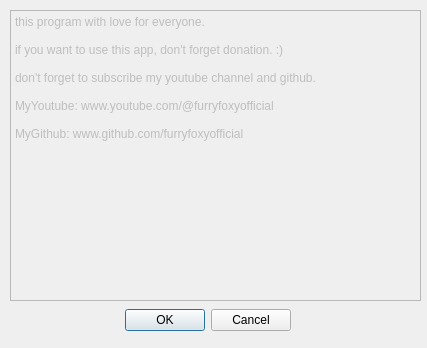
<?xml version="1.0" encoding="UTF-8"?>
<ui version="4.0">
 <class>AboutMe</class>
 <widget class="QDialog" name="AboutMe">
  <property name="geometry">
   <rect>
    <x>0</x>
    <y>0</y>
    <width>427</width>
    <height>348</height>
   </rect>
  </property>
  <property name="windowTitle">
   <string>Dialog</string>
  </property>
  <widget class="QDialogButtonBox" name="buttonBox">
   <property name="geometry">
    <rect>
     <x>10</x>
     <y>300</y>
     <width>281</width>
     <height>41</height>
    </rect>
   </property>
   <property name="orientation">
    <enum>Qt::Orientation::Horizontal</enum>
   </property>
   <property name="standardButtons">
    <set>QDialogButtonBox::StandardButton::Cancel|QDialogButtonBox::StandardButton::Ok</set>
   </property>
  </widget>
  <widget class="QPlainTextEdit" name="plainTextEdit">
   <property name="enabled">
    <bool>false</bool>
   </property>
   <property name="geometry">
    <rect>
     <x>10</x>
     <y>10</y>
     <width>411</width>
     <height>291</height>
    </rect>
   </property>
   <property name="plainText">
    <string>this program with love for everyone.

if you want to use this app, don't forget donation. :)

don't forget to subscribe my youtube channel and github. 

MyYoutube: www.youtube.com/@furryfoxyofficial

MyGithub: www.github.com/furryfoxyofficial</string>
   </property>
  </widget>
 </widget>
 <resources/>
 <connections>
  <connection>
   <sender>buttonBox</sender>
   <signal>accepted()</signal>
   <receiver>AboutMe</receiver>
   <slot>accept()</slot>
   <hints>
    <hint type="sourcelabel">
     <x>248</x>
     <y>254</y>
    </hint>
    <hint type="destinationlabel">
     <x>157</x>
     <y>274</y>
    </hint>
   </hints>
  </connection>
  <connection>
   <sender>buttonBox</sender>
   <signal>rejected()</signal>
   <receiver>AboutMe</receiver>
   <slot>reject()</slot>
   <hints>
    <hint type="sourcelabel">
     <x>316</x>
     <y>260</y>
    </hint>
    <hint type="destinationlabel">
     <x>286</x>
     <y>274</y>
    </hint>
   </hints>
  </connection>
 </connections>
</ui>
